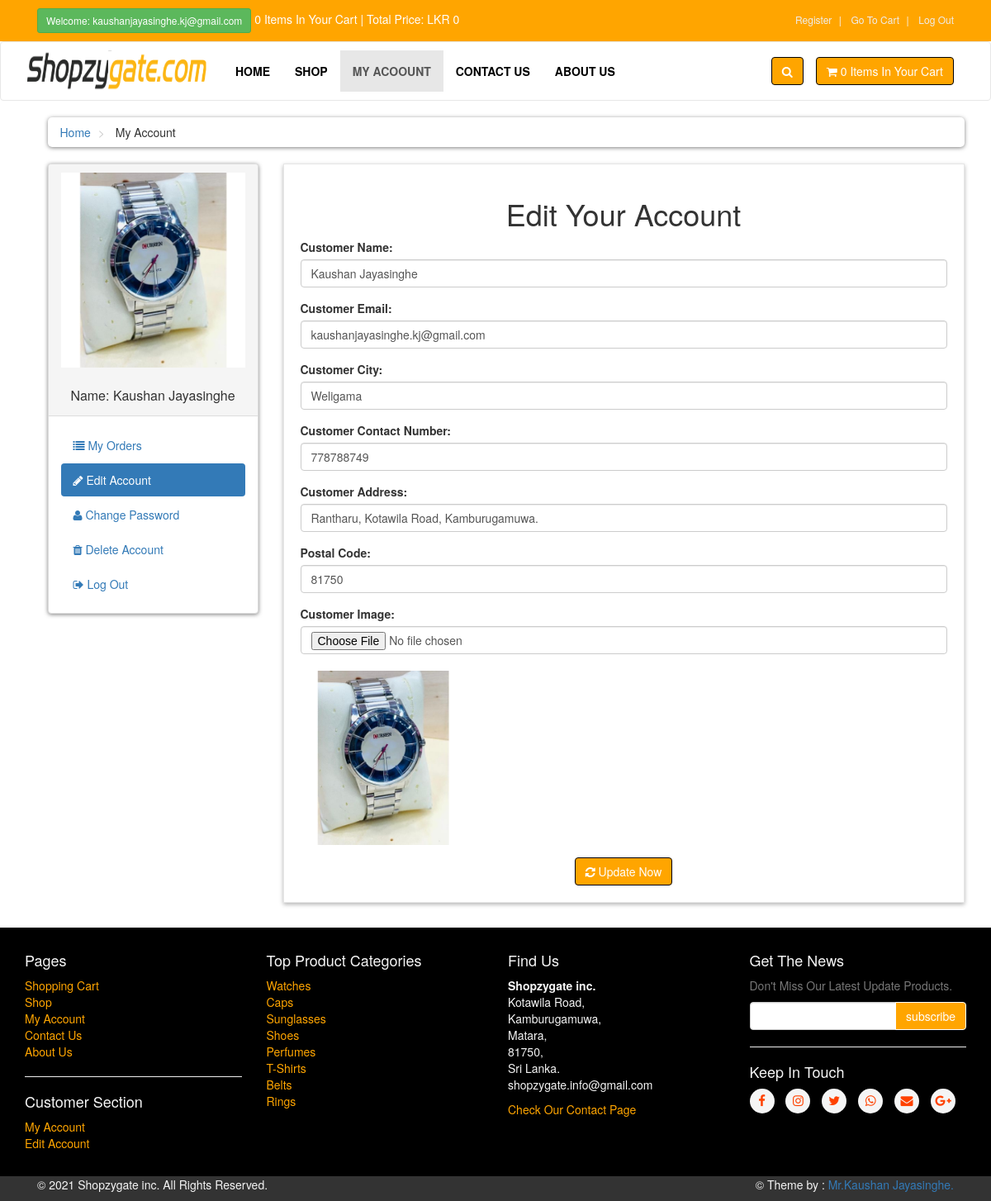
The app's page /customer/my_account.php?edit_account (signed in) with its own data.
### tables this page shows
CREATE TABLE `customers` (
  `customer_id` int(10) NOT NULL,
  `customer_name` varchar(255) NOT NULL,
  `customer_email` varchar(255) NOT NULL,
  `customer_pass` varchar(255) NOT NULL,
  `customer_pass_again` varchar(255) NOT NULL,
  `customer_city` text NOT NULL,
  `customer_province` text NOT NULL,
  `customer_contact` int(10) NOT NULL,
  `customer_address` varchar(255) NOT NULL,
  `customer_postal` int(10) NOT NULL,
  `customer_image` text NOT NULL,
  `customer_ip` varchar(100) NOT NULL
);

CREATE TABLE `product_categories` (
  `p_cat_id` int(10) NOT NULL,
  `p_cat_title` text NOT NULL,
  `p_cat_desc` text NOT NULL
);

### customer/edit_account.php (the view, shortened to what this page needs)
<?php
    $customer_session = $_SESSION['customer_email'];
    $get_customer = "select * from customers where customer_email='$customer_session'";
    $run_customer = mysqli_query($con,$get_customer);
    $row_customer = mysqli_fetch_array($run_customer);
    $customer_name = $row_customer['customer_name'];
    $customer_email= $row_customer['customer_email'];
    $customer_city = $row_customer['customer_city'];
    $customer_contact = $row_customer['customer_contact'];
    $customer_address = $row_customer['customer_address'];
    $customer_postal = $row_customer['customer_postal'];
    $customer_image = $row_customer['customer_image'];
?>
<h1 align="center"> Edit Your Account </h1>
<form action="" method="post" enctype="multipart/form-data">
    <div class="form-group">
        <label> Customer Name: </label>
        <input type="text" name="c_name" class="form-control" value="<?php echo $customer_name; ?>" required>
    </div>
        <div class="form-group">
        <label> Customer Email: </label>
        <input type="text" name="c_email" class="form-control" value="<?php echo $customer_email; ?>" required>
    </div>
        <div class="form-group">
        <label> Customer City: </label>
        <input type="text" name="c_city" class="form-control" value="<?php echo $customer_city; ?>" required>
    </div>
    <div class="form-group">
        <label> Customer Contact Number: </label>
        <input type="text" name="c_contact" class="form-control" value="<?php echo $customer_contact; ?>" required>
    </div>
    <div class="form-group">
        <label> Customer Address: </label>
        <input type="text" name="c_address" class="form-control" value="<?php echo $customer_address; ?>" required>
    </div>
        <div class="form-group">
        <label> Postal Code: </label>
        <input type="text" name="c_postal" class="form-control" value="<?php echo $customer_postal; ?>" required>
    </div>
    <div class="form-group">
        <label> Customer Image: </label>
        <input type="file" name="c_image" class="form-control form-height-custom"><br>
        <img class="img-responsive" src="customer_images/<?php echo $customer_image; ?>" alt="Customer Image" width="200" height="180">
    </div>
    <div class="text-center">
        <button name="update" class="btn btn-primary" style="border:1px solid black;">
            <i class="fa fa-refresh"></i> Update Now
        </button>
    </div>
</form>

### customer/includes/sidebar.php
<div class="panel panel-default sidebar-menu">
    <div class="panel-heading">
    <?php
        $customer_session = $_SESSION['customer_email'];
        $get_customer = "select * from customers where customer_email='$customer_session'";
        $run_customer = mysqli_query($con,$get_customer);
        $row_customer = mysqli_fetch_array($run_customer);
        $customer_image = $row_customer['customer_image'];
        $customer_name = $row_customer['customer_name'];
        if(!isset($_SESSION['customer_email'])){
        }else{
            echo "
                <center>
                    <img src='customer_images/$customer_image' class='img-responsive'>
                </center>
                <br/>
                <h3 class='panel-title' align='center'>
                    Name: $customer_name
                </h3>
            ";
        }
    ?>
    </div>
    <div class="panel-body">
        <ul class="nav-pills nav-stacked nav">
            <li class="<?php if(isset($_GET['my_orders'])){ echo "active"; } ?>">
                <a href="my_account.php?my_orders">
                    <i class="fa fa-list"></i> My Orders
                </a>
            </li>
                 <li class="<?php if(isset($_GET['edit_account'])){ echo "active"; } ?>">
                <a href="my_account.php?edit_account">
                    <i class="fa fa-pencil"></i> Edit Account
                </a>
            </li>
                 <li class="<?php if(isset($_GET['change_pass'])){ echo "active"; } ?>">
                <a href="my_account.php?change_pass">
                    <i class="fa fa-user"></i> Change Password
                </a>
            </li>
               <li class="<?php if(isset($_GET['delete_account'])){ echo "active"; } ?>">
                <a href="my_account.php?delete_account">
                    <i class="fa fa-trash"></i> Delete Account
                </a>
            </li>
                <li >
                <a href="logout.php">
                    <i class="fa fa-sign-out"></i> Log Out
                </a>
            </li>
        </ul>
    </div>
</div>

### customer/includes/footer.php (shortened to what this page needs)
   <div id="footer">
    <div class="container">
        <div class="row">
            <div class="col-sm-6 col-md-3">
               <h4>Pages</h4>
                <ul>
                    <li><a href="../cart.php">Shopping Cart</a></li>
                    <li><a href="../shop.php">Shop</a></li>
                    <li><a href="../customer/my_account.php">My Account</a></li>
                    <li><a href="../contact.php">Contact Us</a></li>
                    <li><a href="../about.php">About Us</a></li>
                </ul>
                <hr>
                <h4>Customer Section</h4>
                     <ul>
                            <?php
                                if(!isset($_SESSION['customer_email'])){
                                    echo "<a href='../checkout.php'>Login</a>";
                                }else{
                                    echo "<a href='my_account.php?my_orders'>My Account</a>";
                                }
                            ?>
                    <li>
                             <?php
                                if(!isset($_SESSION['customer_email'])){
                                    echo "<a href='../checkout.php'>Login</a>";
                                }else{
                                    echo "<a href='my_account.php?edit_account'>Edit Account</a>";
                                }
                            ?>
                    </li>
                </ul>
            </div>
            <div class="col-sm-6 col-md-3">
                <h4>Top Product Categories</h4>
                <ul>
                  <?php
                    $get_p_cats = "select * from product_categories";
                    $run_p_cats = mysqli_query($con,$get_p_cats);
                    while($row_p_cats=mysqli_fetch_array($run_p_cats)){
                        $p_cat_id = $row_p_cats['p_cat_id'];
                        $p_cat_title = $row_p_cats['p_cat_title'];
                        echo "
                            <li>
                                    <a href='../shop.php?p_cat=$p_cat_id'>
                                        $p_cat_title
                                    </a>
                            </li>
                        ";
                    }
                  ?>
                </ul>
            </div>
            <div class="col-sm-6 col-md-3">
               <h4>Find Us</h4>
               <p>
                   <strong>Shopzygate inc.</strong>
                   <br/>Kotawila Road,
                   <br/>Kamburugamuwa,
                   <br/>Matara,
                   <br/>81750,
                   <br/>Sri Lanka.
                   <br/>shopzygate.info@gmail.com
                   <br/>
               </p>
               <a class="checkcontact" href="contact.php">Check Our Contact Page</a>
            </div>
            <div class="col-sm-6 col-md-3">
                <h4>Get The News</h4>
                <p class="text-muted">
                    Don't Miss Our Latest Update Products.
                </p>
                <form action="" method="post">
                    <div class="input-group">
                       <input type="text" class="form-control" name="email">
                       <span class="input-group-btn">
                           <input type="submit" value="subscribe" class="btn btn-primary" style="border:1px solid white;">
                       </span>
                    </div>
                </form>
                <hr>
                <h4>Keep In Touch</h4>
                <p class="social">
                    <a href="#" class="fa fa-facebook"></a>
                    <a href="#" class="fa fa-instagram"></a>
                    <a href="#" class="fa fa-twitter"></a>
                    <a href="#" class="fa fa-whatsapp"></a>
                    <a href="#" class="fa fa-envelope"></a>
                    <a href="#" class="fa fa-google-plus"></a>
                </p>
            </div>
        </div>
    </div>
</div>
    <div class="copyright">
        <div class="container">
            <div class="col-md-6">
                <p class="pull-left">&copy; 2021 Shopzygate inc. All Rights Reserved.</p>
            </div>
             <div class="col-md-6">
                <p class="pull-right">&copy; Theme by : <a href="https://www.facebook.com/few.jayasinghe">Mr.Kaushan Jayasinghe.</a></p>
            </div>
        </div>
    </div>

### customer/styles/style.css (style rules this page uses)
body { font-size: 14px; line-height: 1.42857143; color: #333333; background: white; overflow-x: hidden; margin-left: auto; margin-right: auto; }
.btn-primary { color: #ffffff; background: #ffa500; }
.copyright { background: #333333; color: whitesmoke; }
#content .panel.sidebar-menu { box-sizing: border-box; box-shadow: 0px 1px 5px rgba(0, 0, 0, .5); }
#content .panel.sidebar-menu h3 { padding: 5px 0px; margin: 0px; }
#footer { background: black; color: whitesmoke; padding: 20px 0; }
#footer a { text-decoration: none; }
#footer ul { list-style: none; padding-left: 0px; }
#footer ul a { color: #ffa500; padding: 20px 0px; text-decoration: none; }
.checkcontact { color: #ffa500; }
#footer .social { text-align: left; }
#footer .social a { margin: 0px 10px 0px 0px; display: inline-block; color: #ff4200; width: 30px; height: 30px; border-radius: 15px; line-height: 30px; font-size: 15px; text-align: center; vertical-align: bottom; background: whitesmoke; text-decoration: none; }

### records on screen
customers: customer_image (picture), customer_name "Kaushan Jayasinghe", c_name "Kaushan Jayasinghe", c_email "kaushanjayasinghe.kj@gmail.com", c_city "Weligama", c_contact "778788749", c_address "Rantharu, Kotawila Road, Kamburugamuwa.", c_postal "81750"
product_categories: p_cat_title "Watches"
product_categories: p_cat_title "Caps"
product_categories: p_cat_title "Sunglasses"
product_categories: p_cat_title "Shoes"
product_categories: p_cat_title "Perfumes"
product_categories: p_cat_title "T-Shirts"
product_categories: p_cat_title "Belts"
product_categories: p_cat_title "Rings"

### other values on screen
$_SESSION['customer_email'] "kaushanjayasinghe.kj@gmail.com"
$count_items "0 0"
$total "0"
